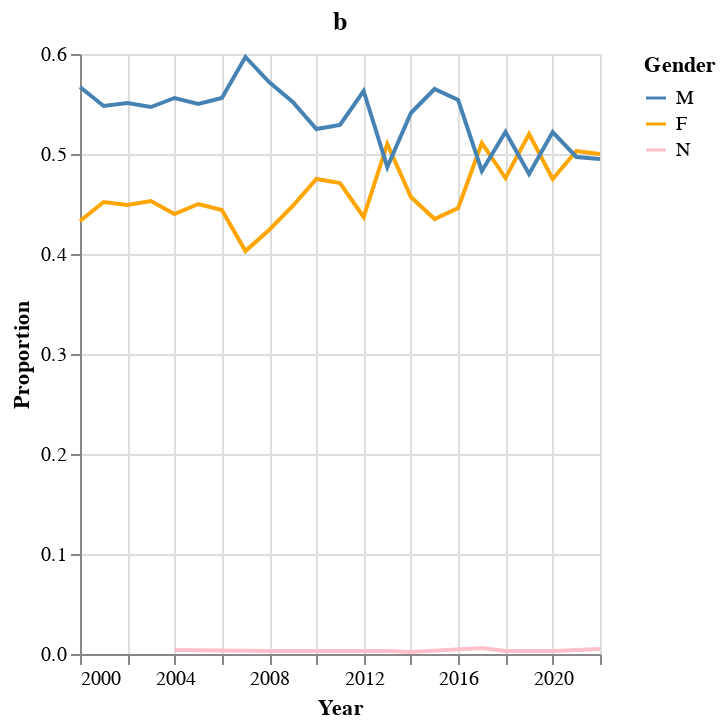

Notebook code cell kept with this figure:
### Code cell
gender_ts_prop_chart = alt.Chart(transform_year(gender_ts)).mark_line().encode(
    x = alt.X(
        'year',
        title = 'Year'
    ),
    y = alt.Y(
        'prop',
        title = 'Proportion'
    ),
    color = alt.Color(
        'genderpred',
        title = 'Gender',
        scale = alt.Scale(
            domain = ['M', 'F', 'N'],
            range = ['steelblue', 'orange', 'pink']
        )
    )
).properties(
    title = 'b',
    height=300,
    width=260
)

gender_ts_prop_chart

### Figure 1 — Vega-Lite specification as saved in the notebook (floating-point values rounded to 4 significant figures)
{"config": {"view": {"continuousWidth": 400, "continuousHeight": 300}}, "data": {"name": "data-77a6a91697b9c2badff2f785172fe20f"}, "mark": "line", "encoding": {"color": {"field": "genderpred", "scale": {"domain": ["M", "F", "N"], "range": ["steelblue", "orange", "pink"]}, "title": "Gender", "type": "nominal"}, "x": {"field": "year", "title": "Year", "type": "temporal"}, "y": {"field": "prop", "title": "Proportion", "type": "quantitative"}}, "height": 300, "title": "b", "width": 260, "$schema": "https://vega.github.io/schema/vega-lite/v4.17.0.json", "datasets": {"data-77a6a91697b9c2badff2f785172fe20f": [{"year": "2000-01-01T00:00:00", "genderpred": "F", "freq": 74, "year total": 171, "prop": 0.433}, {"year": "2000-01-01T00:00:00", "genderpred": "M", "freq": 97, "year total": 171, "prop": 0.567}, {"year": "2001-01-01T00:00:00", "genderpred": "F", "freq": 80, "year total": 177, "prop": 0.452}, {"year": "2001-01-01T00:00:00", "genderpred": "M", "freq": 97, "year total": 177, "prop": 0.548}, {"year": "2002-01-01T00:00:00", "genderpred": "F", "freq": 118, "year total": 263, "prop": 0.449}, {"year": "2002-01-01T00:00:00", "genderpred": "M", "freq": 145, "year total": 263, "prop": 0.551}, {"year": "2003-01-01T00:00:00", "genderpred": "F", "freq": 97, "year total": 214, "prop": 0.453}, {"year": "2003-01-01T00:00:00", "genderpred": "M", "freq": 117, "year total": 214, "prop": 0.547}, {"year": "2004-01-01T00:00:00", "genderpred": "F", "freq": 109, "year total": 248, "prop": 0.44}, {"year": "2004-01-01T00:00:00", "genderpred": "M", "freq": 138, "year total": 248, "prop": 0.556}, {"year": "2004-01-01T00:00:00", "genderpred": "N", "freq": 1, "year total": 248, "prop": 0.004}, {"year": "2005-01-01T00:00:00", "genderpred": "F", "freq": 143, "year total": 318, "prop": 0.45}, {"year": "2005-01-01T00:00:00", "genderpred": "M", "freq": 175, "year total": 318, "prop": 0.55}, {"year": "2006-01-01T00:00:00", "genderpred": "F", "freq": 138, "year total": 311, "prop": 0.444}, {"year": "2006-01-01T00:00:00", "genderpred": "M", "freq": 173, "year total": 311, "prop": 0.556}, {"year": "2007-01-01T00:00:00", "genderpred": "F", "freq": 124, "year total": 308, "prop": 0.403}, {"year": "2007-01-01T00:00:00", "genderpred": "M", "freq": 184, "year total": 308, "prop": 0.597}, {"year": "2008-01-01T00:00:00", "genderpred": "F", "freq": 129, "year total": 304, "prop": 0.424}, {"year": "2008-01-01T00:00:00", "genderpred": "M", "freq": 174, "year total": 304, "prop": 0.572}, {"year": "2008-01-01T00:00:00", "genderpred": "N", "freq": 1, "year total": 304, "prop": 0.003}, {"year": "2009-01-01T00:00:00", "genderpred": "F", "freq": 150, "year total": 335, "prop": 0.448}, {"year": "2009-01-01T00:00:00", "genderpred": "M", "freq": 185, "year total": 335, "prop": 0.552}, {"year": "2010-01-01T00:00:00", "genderpred": "F", "freq": 140, "year total": 295, "prop": 0.475}, {"year": "2010-01-01T00:00:00", "genderpred": "M", "freq": 155, "year total": 295, "prop": 0.525}, {"year": "2011-01-01T00:00:00", "genderpred": "F", "freq": 145, "year total": 308, "prop": 0.471}, {"year": "2011-01-01T00:00:00", "genderpred": "M", "freq": 163, "year total": 308, "prop": 0.529}, {"year": "2012-01-01T00:00:00", "genderpred": "F", "freq": 152, "year total": 348, "prop": 0.437}, {"year": "2012-01-01T00:00:00", "genderpred": "M", "freq": 196, "year total": 348, "prop": 0.563}, {"year": "2013-01-01T00:00:00", "genderpred": "F", "freq": 181, "year total": 355, "prop": 0.51}, {"year": "2013-01-01T00:00:00", "genderpred": "M", "freq": 173, "year total": 355, "prop": 0.487}, {"year": "2013-01-01T00:00:00", "genderpred": "N", "freq": 1, "year total": 355, "prop": 0.003}, {"year": "2014-01-01T00:00:00", "genderpred": "F", "freq": 197, "year total": 431, "prop": 0.457}, {"year": "2014-01-01T00:00:00", "genderpred": "M", "freq": 233, "year total": 431, "prop": 0.541}, {"year": "2014-01-01T00:00:00", "genderpred": "N", "freq": 1, "year total": 431, "prop": 0.002}, {"year": "2015-01-01T00:00:00", "genderpred": "F", "freq": 175, "year total": 402, "prop": 0.435}, {"year": "2015-01-01T00:00:00", "genderpred": "M", "freq": 227, "year total": 402, "prop": 0.565}, {"year": "2016-01-01T00:00:00", "genderpred": "F", "freq": 157, "year total": 352, "prop": 0.446}, {"year": "2016-01-01T00:00:00", "genderpred": "M", "freq": 195, "year total": 352, "prop": 0.554}, {"year": "2017-01-01T00:00:00", "genderpred": "F", "freq": 180, "year total": 352, "prop": 0.511}, {"year": "2017-01-01T00:00:00", "genderpred": "M", "freq": 170, "year total": 352, "prop": 0.483}, {"year": "2017-01-01T00:00:00", "genderpred": "N", "freq": 2, "year total": 352, "prop": 0.006}, {"year": "2018-01-01T00:00:00", "genderpred": "F", "freq": 175, "year total": 368, "prop": 0.476}, {"year": "2018-01-01T00:00:00", "genderpred": "M", "freq": 192, "year total": 368, "prop": 0.522}, {"year": "2018-01-01T00:00:00", "genderpred": "N", "freq": 1, "year total": 368, "prop": 0.003}, {"year": "2019-01-01T00:00:00", "genderpred": "F", "freq": 140, "year total": 269, "prop": 0.52}, {"year": "2019-01-01T00:00:00", "genderpred": "M", "freq": 129, "year total": 269, "prop": 0.48}, {"year": "2020-01-01T00:00:00", "genderpred": "F", "freq": 142, "year total": 299, "prop": 0.475}, {"year": "2020-01-01T00:00:00", "genderpred": "M", "freq": 156, "year total": 299, "prop": 0.522}, {"year": "2020-01-01T00:00:00", "genderpred": "N", "freq": 1, "year total": 299, "prop": 0.003}, {"year": "2021-01-01T00:00:00", "genderpred": "F", "freq": 229, "year total": 455, "prop": 0.503}, {"year": "2021-01-01T00:00:00", "genderpred": "M", "freq": 226, "year total": 455, "prop": 0.497}, {"year": "2022-01-01T00:00:00", "genderpred": "F", "freq": 100, "year total": 200, "prop": 0.5}, {"year": "2022-01-01T00:00:00", "genderpred": "M", "freq": 99, "year total": 200, "prop": 0.495}, {"year": "2022-01-01T00:00:00", "genderpred": "N", "freq": 1, "year total": 200, "prop": 0.005}]}}
